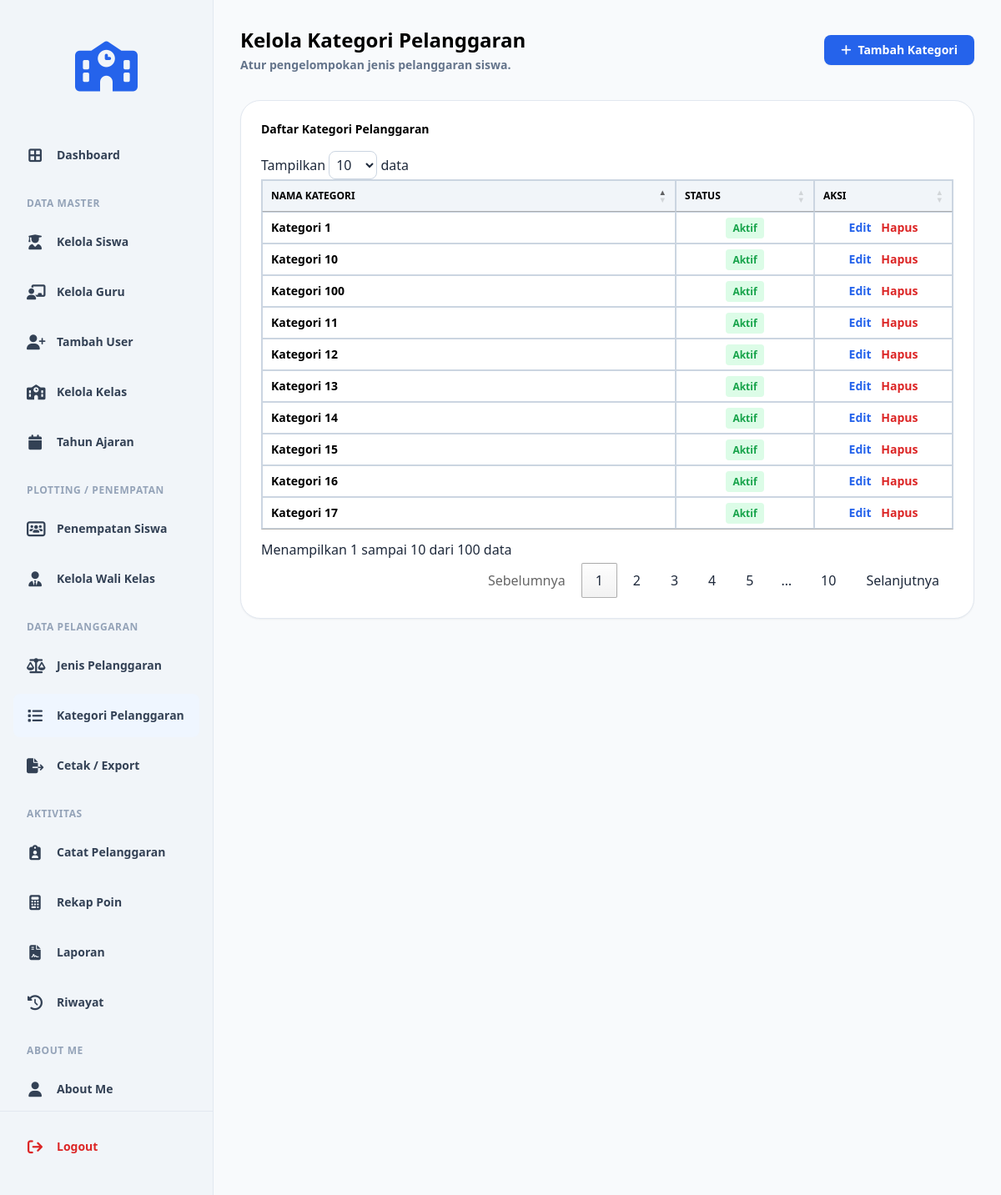
The page /kelola_kategori_pelanggaran.php (signed in) on the database its author committed.
### tables this page shows
CREATE TABLE `t_pelanggaran_kategori` (
  `id` int(11) NOT NULL AUTO_INCREMENT,
  `nama` varchar(100) DEFAULT NULL,
  `deskripsi` text NOT NULL,
  `status_aktif` tinyint(1) NOT NULL,
  `created_at` timestamp NOT NULL DEFAULT current_timestamp(),
  `updated_at` timestamp NOT NULL DEFAULT current_timestamp(),
  PRIMARY KEY (`id`),
  UNIQUE KEY `uq_t_pelanggaran_kategori_nama` (`nama`)
);

### kelola_kategori_pelanggaran.php (the view, shortened to what this page needs)
<?php
include 'config/koneksi.php';
$query_data = "SELECT * FROM t_pelanggaran_kategori ORDER BY id DESC";
$result = mysqli_query($koneksi, $query_data);
?>
<!DOCTYPE html>
<html lang="id">
<head>
    <?php include 'layouts/head.php'; ?>
    <link rel="stylesheet" href="https://cdn.datatables.net/1.13.6/css/jquery.dataTables.min.css">
</head>
<body class="bg-slate-50 text-slate-800 font-sans min-h-screen flex">
    <?php include 'layouts/sidebar.php'; ?>
    <main class="flex-1 p-8 bg-slate-50 overflow-y-auto">
        <div class="flex flex-col md:flex-row justify-between items-start md:items-center mb-8 gap-4">
            <div>
                <h1 class="text-2xl font-bold text-black">Kelola Kategori Pelanggaran</h1>
                <p class="text-sm font-bold text-slate-500 mt-1">Atur pengelompokan jenis pelanggaran siswa.</p>
            </div>
            <button onclick="openModal('create')" class="bg-blue-600 hover:bg-blue-700 text-white px-5 py-2 rounded-lg font-bold text-sm shadow-sm transition flex items-center gap-2">
                <i class="fa-solid fa-plus"></i> Tambah Kategori
            </button>
        </div>
        <div class="bg-white p-6 rounded-[1.5rem] shadow-sm border border-slate-200">
            <h3 class="text-sm font-bold text-black mb-4">Daftar Kategori Pelanggaran</h3>
            <div class="overflow-x-auto">
                <table id="tabelData" class="w-full border-collapse border border-slate-300">
                    <thead class="bg-slate-100">
                        <tr>
                            <th class="border border-slate-300 px-4 py-3 text-xs font-bold text-black uppercase text-left">NAMA KATEGORI</th>
                            <th class="border border-slate-300 px-4 py-3 text-xs font-bold text-black uppercase text-center w-32">STATUS</th>
                            <th class="border border-slate-300 px-4 py-3 text-xs font-bold text-black uppercase text-center w-32">AKSI</th>
                        </tr>
                    </thead>
                    <tbody>
                        <?php if ($result && mysqli_num_rows($result) > 0): ?>
                            <?php while ($data = mysqli_fetch_assoc($result)): ?>
                                <tr class="hover:bg-slate-50">
                                    <td class="border border-slate-300 px-4 py-3 text-sm font-bold text-black"><?php echo htmlspecialchars($data['nama']); ?></td>
                                    <td class="border border-slate-300 px-4 py-3 text-sm text-center">
                                        <?php echo $data['status_aktif'] == 1 ? '<span class="text-green-600 font-bold bg-green-100 px-2 py-1 rounded text-xs">Aktif</span>' : '<span class="text-slate-500 font-bold bg-slate-100 px-2 py-1 rounded text-xs">Non-Aktif</span>'; ?>
                                    </td>
                                    <td class="border border-slate-300 px-4 py-3 text-sm text-center">
                                        <button onclick='openEditModal(<?php echo json_encode($data); ?>)' class="text-blue-600 font-bold mr-2 hover:underline">Edit</button>
                                        <a href="kelola_kategori_pelanggaran.php?delete_id=<?php echo $data['id']; ?>" onclick="return confirm('Hapus kategori ini?')" class="text-red-600 font-bold hover:underline">Hapus</a>
                                    </td>
                                </tr>
                            <?php endwhile; ?>
                        <?php else: ?>
                            <tr>
                                <td colspan="3" class="border border-slate-300 px-4 py-8 text-center text-slate-500 font-bold">Belum ada kategori pelanggaran.</td>
                            </tr>
                        <?php endif; ?>
                    </tbody>
                </table>
            </div>
        </div>
    </main>
</body>
</html>

### rows shown on the page
t_pelanggaran_kategori: nama "Kategori 100", status_aktif "Aktif"
t_pelanggaran_kategori: nama "Kategori 17", status_aktif "Aktif"
t_pelanggaran_kategori: nama "Kategori 16", status_aktif "Aktif"
t_pelanggaran_kategori: nama "Kategori 15", status_aktif "Aktif"
t_pelanggaran_kategori: nama "Kategori 14", status_aktif "Aktif"
t_pelanggaran_kategori: nama "Kategori 13", status_aktif "Aktif"
t_pelanggaran_kategori: nama "Kategori 12", status_aktif "Aktif"
t_pelanggaran_kategori: nama "Kategori 11", status_aktif "Aktif"
t_pelanggaran_kategori: nama "Kategori 10", status_aktif "Aktif"
t_pelanggaran_kategori: nama "Kategori 1", status_aktif "Aktif"
